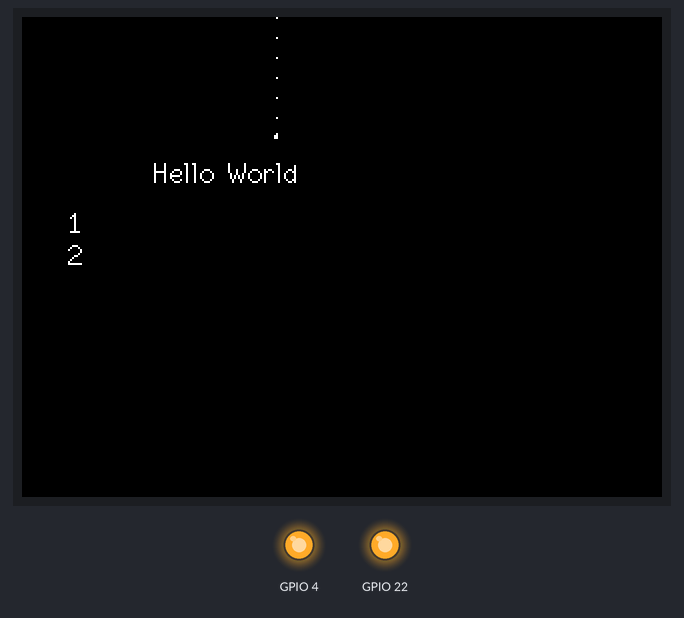
Simulated run of this sketch. Board: ESP32. On the bench: 320×240 colour display, output pins drawn as LEDs (lit = HIGH).

Above: at 0.35 s.
At 5.27 s:
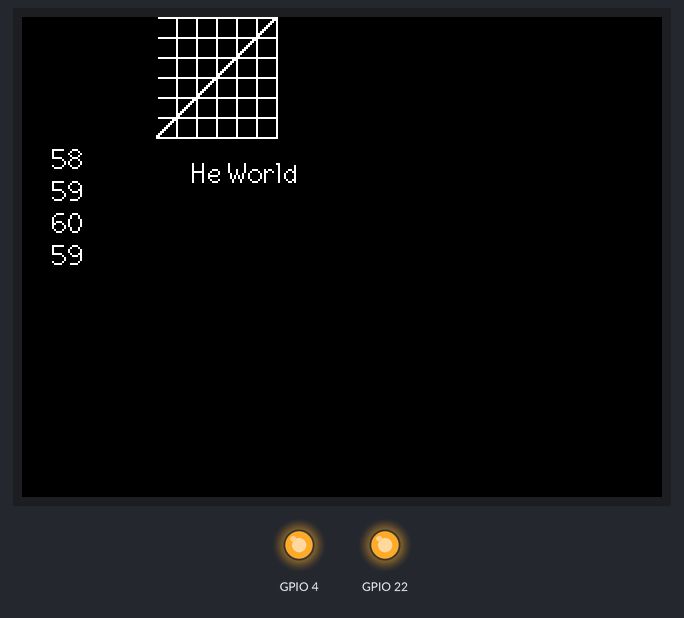
At 10.27 s:
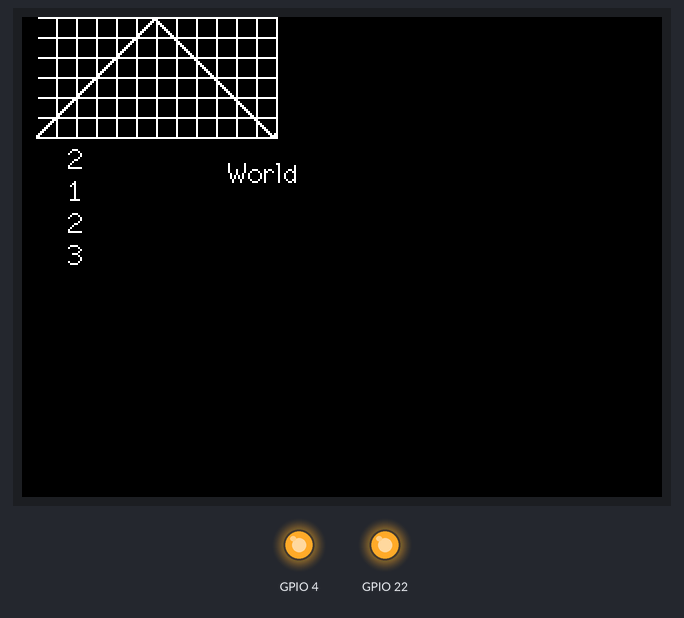
At 20.12 s:
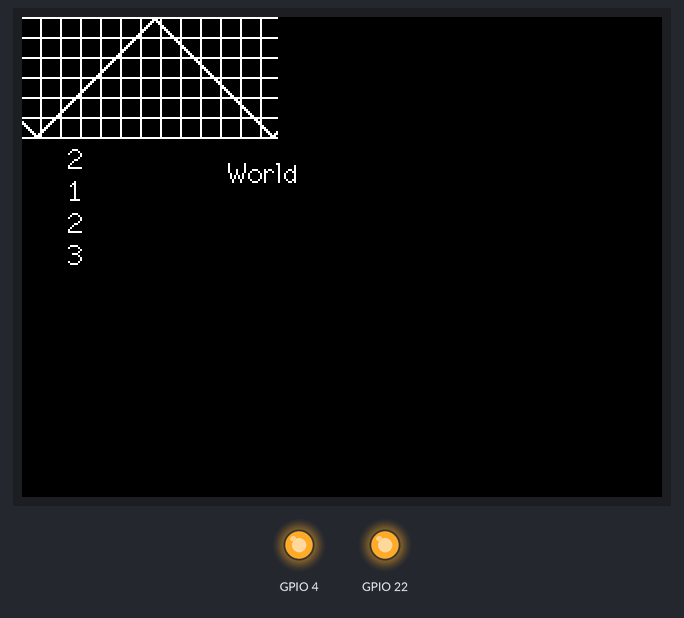
At 30.04 s:
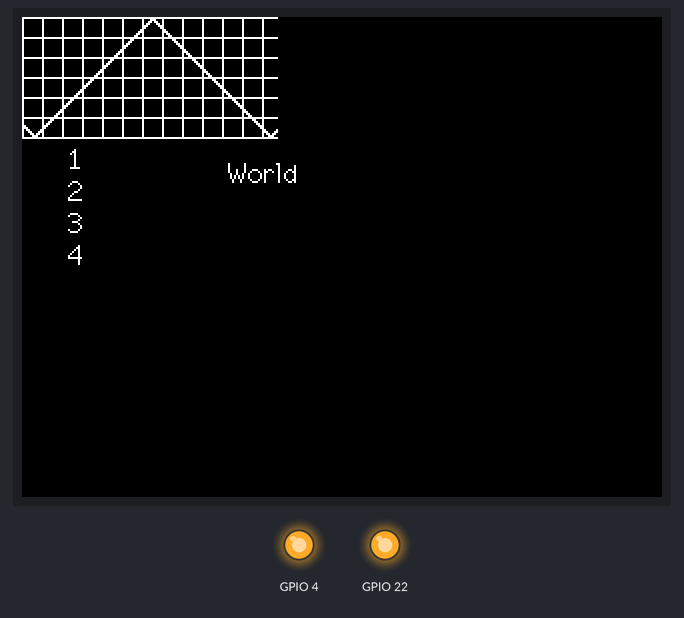
At 39.94 s:
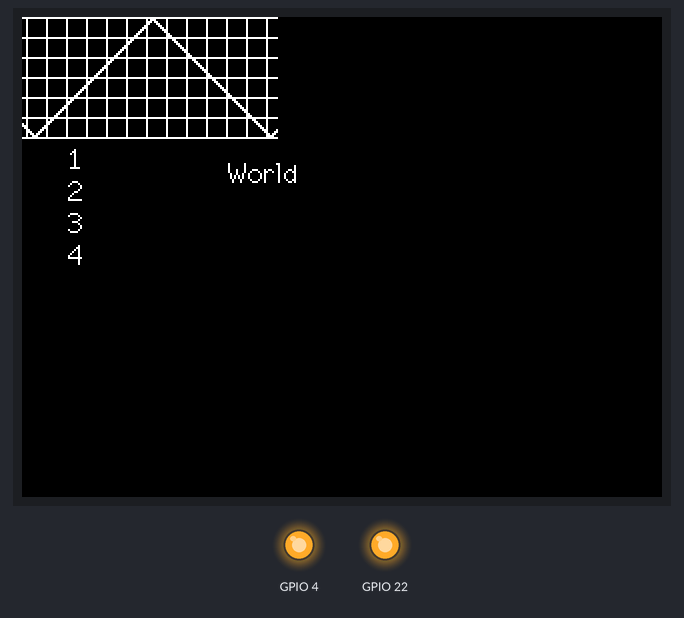

The sketch:

Sprite_scroll_1bit.ino
```cpp
#include <TFT_eSPI.h>

TFT_eSPI tft = TFT_eSPI();

TFT_eSprite graph1 = TFT_eSprite(&tft); // Sprite object graph1

TFT_eSprite stext1 = TFT_eSprite(&tft); // Sprite object stext1

TFT_eSprite stext2 = TFT_eSprite(&tft); // Sprite object stext2

int graphVal = 1;
int delta = 1;
int grid = 0;
int tcount = 0;

//==========================================================================================
void setup() {

  //-------------------------
  pinMode(22, OUTPUT);
  digitalWrite(22, 1);
  pinMode(4, OUTPUT);
  analogWrite(4, 255);
//-------------------------

  tft.init();
  tft.fillScreen(TFT_BLACK);
    tft.setRotation(3);                     //向き

  // Create a sprite for the graph
  graph1.setColorDepth(1);
  graph1.createSprite(128, 61);
  graph1.fillSprite(TFT_BLACK); // Note: Sprite is filled with black when created

  // The scroll area is set to the full sprite size upon creation of the sprite
  // but we can change that by defining a smaller area using "setScrollRect()"if needed
  // parameters are x,y,w,h,color as in drawRect(), the color fills the gap left by scrolling
  //graph1.setScrollRect(64, 0, 64, 61, TFT_BLACK);  // Try this line to change the graph scroll area

  // Create a sprite for the scrolling numbers
  stext1.setColorDepth(1);
  stext1.createSprite(32, 64);
  stext1.fillSprite(TFT_BLACK); // Fill sprite with blue
  stext1.setScrollRect(0, 0, 32, 64, TFT_BLACK);     // here we set scroll gap fill color to blue
  stext1.setTextColor(TFT_WHITE); // White text, no background
  stext1.setTextDatum(BR_DATUM);  // Bottom right coordinate datum

  // Create a sprite for Hello World
  stext2.setColorDepth(1);
  stext2.createSprite(80, 16);
  stext2.fillSprite(TFT_BLACK);
  stext2.setScrollRect(0, 0, 40, 16, TFT_BLACK); // Scroll the "Hello" in the first 40 pixels
  stext2.setTextColor(TFT_WHITE); // White text, no background
}

//==========================================================================================
void loop() {
  // Draw point in graph1 sprite at far right edge (this will scroll left later)
  graph1.drawFastVLine(127,60-graphVal,2,TFT_WHITE); // draw 2 pixel point on graph

  // Draw number in stext1 sprite at 31,63 (bottom right datum set)
  stext1.drawNumber(graphVal, 31, 63, 2); // plot value in font 2

  // Push the sprites onto the TFT at specified coordinates
  tft.setBitmapColor(TFT_WHITE, TFT_BLUE); // Specify the colours of the ON and OFF pixels
  graph1.pushSprite(0, 0);

  tft.setBitmapColor(TFT_GREEN, TFT_BLACK);
  stext1.pushSprite(0, 64);

  tft.setBitmapColor(TFT_BLACK, TFT_YELLOW);
  stext2.pushSprite(60, 70);

  // Change the value to plot
  graphVal+=delta;

  // If the value reaches a limit, then change delta of value
  if (graphVal >= 60)     delta = -1;  // ramp down value
  else if (graphVal <= 1) delta = +1;  // ramp up value

  delay(50); // wait so things do not scroll too fast

  // Now scroll the sprites scroll(dt, dy) where:
  // dx is pixels to scroll, left = negative value, right = positive value
  // dy is pixels to scroll, up = negative value, down = positive value
  graph1.scroll(-1, 0); // scroll graph 1 pixel left, 0 up/down
  stext1.scroll(0,-16); // scroll stext 0 pixels left/right, 16 up
  stext2.scroll(1);     // scroll stext 1 pixel right, up/down default is 0

  // Draw the grid on far right edge of sprite as graph has now moved 1 pixel left
  grid++;
  if (grid >= 10)
  { // Draw a vertical line if we have scrolled 10 times (10 pixels)
    grid = 0;
    graph1.drawFastVLine(127, 0, 61, TFT_WHITE); // draw line on graph
  }
  else
  { // Otherwise draw points spaced 10 pixels for the horizontal grid lines
    for (int p = 0; p <= 60; p += 10) graph1.drawPixel(127, p, TFT_WHITE);
  }

  tcount--;
  if (tcount <=0)
  { // If we have scrolled 40 pixels the redraw text
    tcount = 40;
    stext2.drawString("Hello World", 6, 0, 2); // draw at 6,0 in sprite, font 2
  }

} // Loop back and do it all again
//==========================================================================================
```
